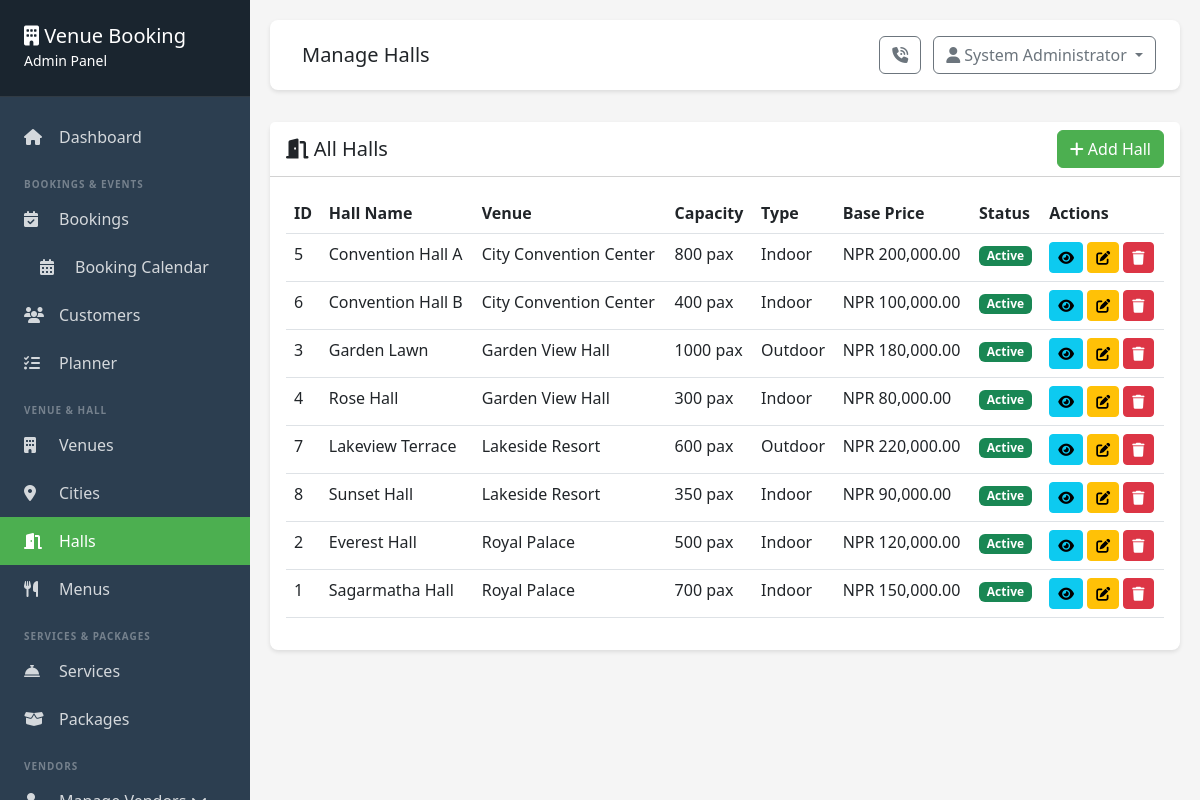
/admin/halls/index.php (signed in), run on an earlier commit of the app's database.
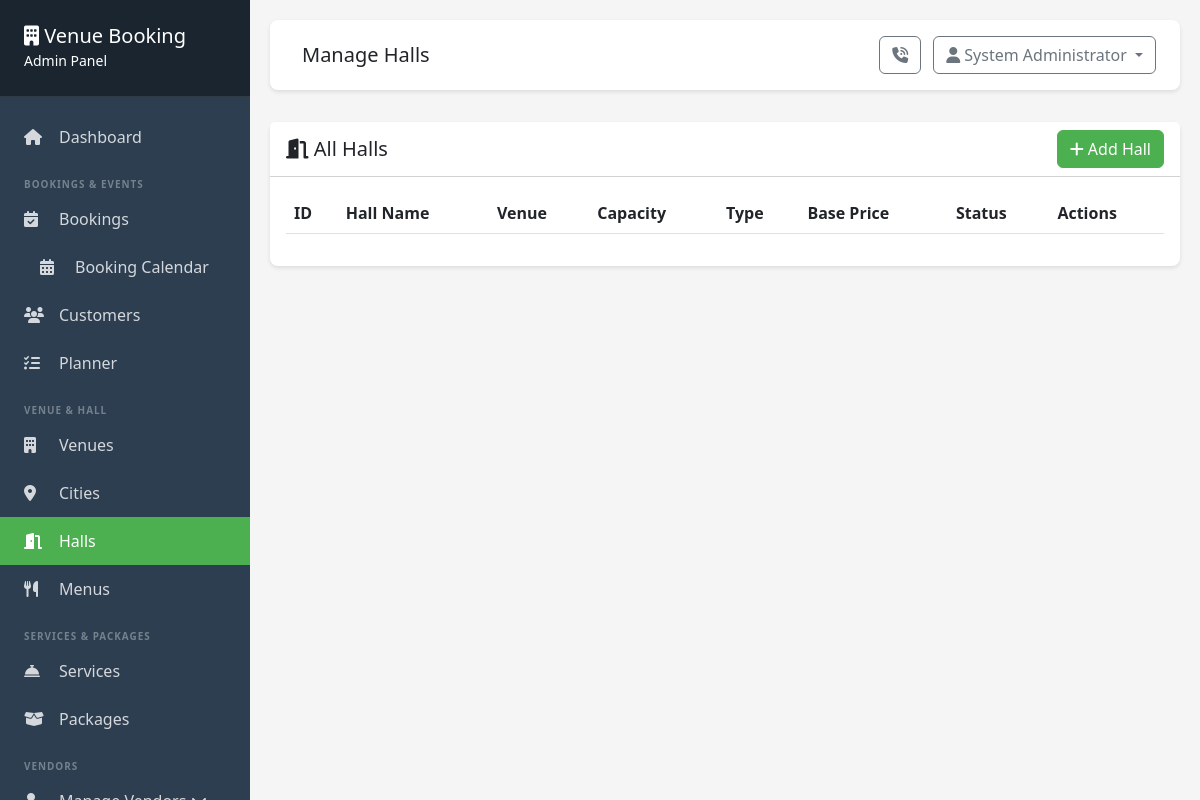
And on a later commit of the database.
### tables this page shows
CREATE TABLE IF NOT EXISTS halls (
    id INT PRIMARY KEY AUTO_INCREMENT,
    venue_id INT NOT NULL,
    name VARCHAR(255) NOT NULL,
    capacity INT NOT NULL,
    hall_type ENUM('single', 'multiple') DEFAULT 'single',
    indoor_outdoor ENUM('indoor', 'outdoor', 'both') DEFAULT 'indoor',
    base_price DECIMAL(10, 2) NOT NULL,
    description TEXT,
    features TEXT,
    pano_image VARCHAR(255) DEFAULT NULL COMMENT '360° equirectangular panoramic image filename (stored in uploads/)',
    status ENUM('active', 'inactive') DEFAULT 'active',
    created_at TIMESTAMP DEFAULT CURRENT_TIMESTAMP,
    updated_at TIMESTAMP DEFAULT CURRENT_TIMESTAMP ON UPDATE CURRENT_TIMESTAMP,
    FOREIGN KEY (venue_id) REFERENCES venues(id) ON DELETE CASCADE
);

CREATE TABLE IF NOT EXISTS venues (
    id INT PRIMARY KEY AUTO_INCREMENT,
    name VARCHAR(255) NOT NULL,
    location VARCHAR(255) NOT NULL,
    city_id INT NULL,
    address TEXT,
    bank_details TEXT DEFAULT NULL COMMENT 'Bank account details for venue provider payment',
    qr_code VARCHAR(255) DEFAULT NULL COMMENT 'QR code image filename for venue provider payment scanning',
    description TEXT,
    image VARCHAR(255),
    contact_phone VARCHAR(20),
    contact_email VARCHAR(100),
    map_link VARCHAR(500) NULL,
    pano_image VARCHAR(255) DEFAULT NULL COMMENT '360° equirectangular panoramic image filename (stored in uploads/)',
    status ENUM('active', 'inactive') DEFAULT 'active',
    created_at TIMESTAMP DEFAULT CURRENT_TIMESTAMP,
    updated_at TIMESTAMP DEFAULT CURRENT_TIMESTAMP ON UPDATE CURRENT_TIMESTAMP,
    CONSTRAINT fk_venues_city FOREIGN KEY (city_id) REFERENCES cities(id) ON DELETE SET NULL
);

### includes/auth.php (called while the page is built, shortened)
<?php
require_once __DIR__ . '/functions.php';
function isLoggedIn() {
    return isset($_SESSION['admin_user_id']) && !empty($_SESSION['admin_user_id']);
}
function getCurrentUser() {
    return [
        'id' => $_SESSION['admin_user_id'],
        'username' => $_SESSION['admin_username'],
        'full_name' => $_SESSION['admin_full_name'],
        'role' => $_SESSION['admin_role']
    ];
}

### includes/functions.php (called while the page is built, shortened)
<?php
function formatCurrency($amount) {
    $currency = getSetting('currency', 'NPR');
    return $currency . ' ' . number_format($amount, 2);
}
function getSetting($key, $default = '') {
    static $cache = [];
    if (array_key_exists($key, $cache)) {
        return $cache[$key];
    }
    $env_map = [
        'email_enabled'     => 'MAIL_NOTIFICATIONS_ENABLED',
        'email_from_name'   => 'MAIL_FROM_NAME',
        'email_from_address'=> 'MAIL_FROM_ADDRESS',
        'admin_email'       => 'MAIL_ADMIN_EMAIL',
        'smtp_enabled'      => 'MAIL_SMTP_ENABLED',
        'smtp_host'         => 'MAIL_HOST',
        'smtp_port'         => 'MAIL_PORT',
        'smtp_username'     => 'MAIL_USERNAME',
        'smtp_password'     => 'MAIL_PASSWORD',
        'smtp_encryption'   => 'MAIL_ENCRYPTION',
    ];
    try {
        $db = getDB();
        $stmt = $db->prepare("SELECT setting_value FROM settings WHERE setting_key = ?");
        $stmt->execute([$key]);
        $result = $stmt->fetch();
        $value = $result ? $result['setting_value'] : null;
        $cache[$key] = ($value !== null) ? $value : $default;
        return $cache[$key];
    } catch (Exception $e) {
        error_log("Error in getSetting for key '$key': " . $e->getMessage());
        if (isset($env_map[$key])) {
            $env_value = $_ENV[$env_map[$key]] ?? getenv($env_map[$key]);
            if ($env_value !== false && $env_value !== null) {
                $cache[$key] = $env_value;
                return $cache[$key];
            }
        }
        $cache[$key] = $default;
        return $default;
    }
}
    ?>

### admin/halls/index.php (the view, shortened to what this page needs)
<?php
$page_title = 'Manage Halls';
require_once __DIR__ . '/../includes/header.php';
$db = getDB();
$stmt = $db->query("SELECT h.*, v.name as venue_name FROM halls h INNER JOIN venues v ON h.venue_id = v.id ORDER BY v.name, h.name");
$halls = $stmt->fetchAll();
?>
<div class="card">
    <div class="card-header bg-white d-flex justify-content-between align-items-center">
        <h5 class="mb-0"><i class="fas fa-door-open"></i> All Halls</h5>
        <a href="add.php" class="btn btn-success"><i class="fas fa-plus"></i> Add Hall</a>
    </div>
    <div class="card-body">
        <div class="table-responsive">
            <table class="table table-hover datatable">
                <thead>
                    <tr>
                        <th>ID</th>
                        <th>Hall Name</th>
                        <th>Venue</th>
                        <th>Capacity</th>
                        <th>Type</th>
                        <th>Base Price</th>
                        <th>Status</th>
                        <th>Actions</th>
                    </tr>
                </thead>
                <tbody>
                    <?php foreach ($halls as $hall): ?>
                        <tr>
                            <td><?php echo $hall['id']; ?></td>
                            <td><?php echo htmlspecialchars($hall['name']); ?></td>
                            <td><?php echo htmlspecialchars($hall['venue_name']); ?></td>
                            <td><?php echo $hall['capacity']; ?> pax</td>
                            <td><?php echo ucfirst($hall['indoor_outdoor']); ?></td>
                            <td><?php echo formatCurrency($hall['base_price']); ?></td>
                            <td><span class="badge bg-<?php echo $hall['status'] == 'active' ? 'success' : 'secondary'; ?>"><?php echo ucfirst($hall['status']); ?></span></td>
                            <td>
                                <a href="view.php?id=<?php echo $hall['id']; ?>" class="btn btn-sm btn-info" title="View"><i class="fas fa-eye"></i></a>
                                <a href="edit.php?id=<?php echo $hall['id']; ?>" class="btn btn-sm btn-warning" title="Edit"><i class="fas fa-edit"></i></a>
                                <form method="POST" action="delete.php" style="display: inline;" onsubmit="return confirm('Are you sure you want to delete this hall? This action cannot be undone.');">
                                    <button type="submit" class="btn btn-sm btn-danger" title="Delete"><i class="fas fa-trash"></i></button>
                                </form>
                            </td>
                        </tr>
                    <?php endforeach; ?>
                </tbody>
            </table>
        </div>
    </div>
</div>
<?php require_once __DIR__ . '/../includes/footer.php'; ?>

### admin/includes/header.php (shortened to what this page needs)
<?php
require_once __DIR__ . '/../../includes/auth.php';
require_once __DIR__ . '/../../includes/functions.php';
$current_user = getCurrentUser();
$current_page = basename($_SERVER['PHP_SELF'], '.php');
?>
<!DOCTYPE html>
<html lang="en">
<head>
    <link href="<?php echo BASE_URL; ?>/admin/vendor/bootstrap/css/bootstrap.min.css" rel="stylesheet">
    <link rel="stylesheet" href="<?php echo BASE_URL; ?>/admin/vendor/fontawesome/css/all.min.css">
    <link rel="stylesheet" href="<?php echo BASE_URL; ?>/admin/vendor/datatables/css/dataTables.bootstrap5.min.css">
    <link rel="stylesheet" href="<?php echo BASE_URL; ?>/css/nepali-date-picker.css">
</head>
<body>
    <div class="sidebar" id="sidebar">
        <div class="sidebar-brand">
            <h5 class="mb-0"><i class="fas fa-building"></i> Venue Booking</h5>
            <small>Admin Panel</small>
        </div>
        <nav class="sidebar-nav">
            <a href="<?php echo BASE_URL; ?>/admin/dashboard.php" class="nav-link <?php echo $current_page == 'dashboard' ? 'active' : ''; ?>">
                <i class="fas fa-home"></i> Dashboard
            </a>
            <div class="nav-section-label">Bookings &amp; Events</div>
            <a href="<?php echo BASE_URL; ?>/admin/bookings/index.php" class="nav-link <?php echo (strpos($_SERVER['PHP_SELF'], 'bookings/') !== false && strpos($_SERVER['PHP_SELF'], 'calendar') === false) ? 'active' : ''; ?>">
                <i class="fas fa-calendar-check"></i> Bookings
            </a>
            <a href="<?php echo BASE_URL; ?>/admin/bookings/calendar.php" class="nav-link nav-link-sub <?php echo strpos($_SERVER['PHP_SELF'], 'bookings/calendar') !== false ? 'active' : ''; ?>">
                <i class="fas fa-calendar-alt"></i> Booking Calendar
            </a>
            <a href="<?php echo BASE_URL; ?>/admin/customers/index.php" class="nav-link <?php echo strpos($_SERVER['PHP_SELF'], 'customers') !== false ? 'active' : ''; ?>">
                <i class="fas fa-users"></i> Customers
            </a>
            <a href="<?php echo BASE_URL; ?>/admin/planner/index.php" class="nav-link <?php echo strpos($_SERVER['PHP_SELF'], '/admin/planner/') !== false ? 'active' : ''; ?>">
                <i class="fas fa-tasks"></i> Planner
            </a>
            <div class="nav-section-label">Venue &amp; Hall</div>
            <a href="<?php echo BASE_URL; ?>/admin/venues/index.php" class="nav-link <?php echo strpos($_SERVER['PHP_SELF'], 'venues') !== false ? 'active' : ''; ?>">
                <i class="fas fa-building"></i> Venues
            </a>
            <a href="<?php echo BASE_URL; ?>/admin/cities/index.php" class="nav-link <?php echo strpos($_SERVER['PHP_SELF'], 'cities') !== false ? 'active' : ''; ?>">
                <i class="fas fa-map-marker-alt"></i> Cities
            </a>
            <a href="<?php echo BASE_URL; ?>/admin/halls/index.php" class="nav-link <?php echo strpos($_SERVER['PHP_SELF'], 'halls') !== false ? 'active' : ''; ?>">
                <i class="fas fa-door-open"></i> Halls
            </a>
            <a href="<?php echo BASE_URL; ?>/admin/menus/index.php" class="nav-link <?php echo strpos($_SERVER['PHP_SELF'], 'menus') !== false ? 'active' : ''; ?>">
                <i class="fas fa-utensils"></i> Menus
            </a>
            <div class="nav-section-label">Services &amp; Packages</div>
            <a href="<?php echo BASE_URL; ?>/admin/services/index.php" class="nav-link <?php echo strpos($_SERVER['PHP_SELF'], 'services') !== false ? 'active' : ''; ?>">
                <i class="fas fa-concierge-bell"></i> Services
            </a>
            <a href="<?php echo BASE_URL; ?>/admin/packages/index.php" class="nav-link <?php echo strpos($_SERVER['PHP_SELF'], '/admin/packages/') !== false ? 'active' : ''; ?>">
                <i class="fas fa-box-open"></i> Packages
            </a>
            <?php
            $self = $_SERVER['PHP_SELF'];
            $vendor_list_active    = strpos($self, '/admin/vendors/') !== false && strpos($self, 'dues') === false;
            $vendor_types_active   = strpos($self, 'vendor-types') !== false;
            $vendor_dues_active    = basename($self) === 'dues.php' && strpos($self, '/vendors/') !== false;
            $vendor_payable_active = strpos($self, 'vendor-payable') !== false;
            $vendor_active = $vendor_list_active || $vendor_types_active || $vendor_dues_active || $vendor_payable_active;
            ?>
            <div class="nav-section-label">Vendors</div>
            <a href="#vendorSubmenu" class="nav-link <?php echo $vendor_active ? 'active' : ''; ?>"
               data-bs-toggle="collapse"
               aria-expanded="<?php echo $vendor_active ? 'true' : 'false'; ?>">
                <i class="fas fa-user-tie"></i> Manage Vendors
                <i class="fas fa-chevron-down nav-chevron"></i>
            </a>
        </nav>
    </div>
    <div class="main-content">
        <div class="top-navbar d-flex justify-content-between align-items-center">
            <div>
                <h5 class="mb-0 d-inline ms-2"><?php echo $page_title ?? 'Dashboard'; ?></h5>
            </div>
            <div class="d-flex align-items-center gap-2">
                <div class="position-relative me-1">
                    <button class="btn btn-outline-secondary position-relative" id="callNotifBell"
                            title="Incoming Calls" aria-label="Incoming call notifications">
                        <i class="fas fa-phone-volume"></i>
                    </button>
                </div>
                <div class="dropdown">
                    <button class="btn btn-outline-secondary dropdown-toggle" type="button" data-bs-toggle="dropdown">
                        <i class="fas fa-user"></i> <?php echo htmlspecialchars($current_user['full_name']); ?>
                    </button>
                </div>
            </div>
        </div>

### admin/includes/footer.php (shortened to what this page needs)
    </div>
</body>
</html>

### css/nepali-date-picker.css (style rules this page uses)
:root { --nepali-picker-font: 'Noto Sans Devanagari', 'Inter', -apple-system, BlinkMacSystemFont, "Segoe UI", Roboto, "Helvetica Neue", Arial, sans-serif; }

### admin/includes/header.php (style rules this page uses)
:root { --primary-green: #4CAF50; --dark-green: #2E7D32; }
body { background: #f5f5f5; }
.sidebar { position: fixed; top: 0; bottom: 0; left: 0; width: 250px; background: #2c3e50; color: white; overflow-y: auto; transition: all 0.3s; z-index: 1000; }
.sidebar-brand { padding: 1.5rem; background: #1a252f; border-bottom: 1px solid rgba(255,255,255,0.1); }
.sidebar-nav { padding: 1rem 0; }
.nav-link { color: rgba(255,255,255,0.8); padding: 0.75rem 1.5rem; display: flex; align-items: center; transition: all 0.3s; }
.nav-link:hover, .nav-link.active { background: var(--primary-green); color: white; }
.nav-link i { width: 25px; margin-right: 10px; }
.main-content { margin-left: 250px; padding: 20px; min-height: 100vh; }
.top-navbar { background: white; padding: 1rem 1.5rem; margin-bottom: 2rem; box-shadow: 0 2px 4px rgba(0,0,0,0.1); border-radius: 8px; }
.card { border: none; border-radius: 8px; box-shadow: 0 2px 4px rgba(0,0,0,0.1); }
.btn-success { background: var(--primary-green); border-color: var(--primary-green); }
.nav-link-sub { padding-left: 2.5rem; }
.nav-link .nav-chevron { margin-left: auto; transition: transform 0.25s; }
.nav-section-label { font-size: .62rem; font-weight: 700; text-transform: uppercase; letter-spacing: .1em; color: rgba(255,255,255,.35); padding: .75rem 1.5rem .2rem; margin-top: .25rem; }

What changed in the data, as far as the page shows it:
removed halls: id "5", name "Convention Hall A", venue.name "City Convention Center", capacity "800", indoor_outdoor "Indoor", base_price "NPR 200,000.00", status "Active"
removed halls: id "6", name "Convention Hall B", venue.name "City Convention Center", capacity "400", indoor_outdoor "Indoor", base_price "NPR 100,000.00", status "Active"
removed halls: id "3", name "Garden Lawn", venue.name "Garden View Hall", capacity "1000", indoor_outdoor "Outdoor", base_price "NPR 180,000.00", status "Active"
removed halls: id "4", name "Rose Hall", venue.name "Garden View Hall", capacity "300", indoor_outdoor "Indoor", base_price "NPR 80,000.00", status "Active"
removed halls: id "7", name "Lakeview Terrace", venue.name "Lakeside Resort", capacity "600", indoor_outdoor "Outdoor", base_price "NPR 220,000.00", status "Active"
removed halls: id "8", name "Sunset Hall", venue.name "Lakeside Resort", capacity "350", indoor_outdoor "Indoor", base_price "NPR 90,000.00", status "Active"
removed halls: id "2", name "Everest Hall", venue.name "Royal Palace", capacity "500", indoor_outdoor "Indoor", base_price "NPR 120,000.00", status "Active"
removed halls: id "1", name "Sagarmatha Hall", venue.name "Royal Palace", capacity "700", indoor_outdoor "Indoor", base_price "NPR 150,000.00", status "Active"
